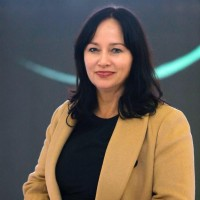
#> input picture linedraw/libraries/images/andreja.jfif, 200 x 200 px; its folder holds only this picture in this run
$ python -i linedraw.py   (imports and definitions only)
#> lines starting #> are read from the running program, lines starting #| are printed output that depends on the picture; after the words box and inside, x2 and y2 are one past the last pixel; in counts of white or black regions, pixels touching at a corner belong together
### linedraw/libraries/perlin.py
#Perlin Noise
#Based on Javascript from p5.js (https://github.com/processing/p5.js/blob/master/src/math/noise.js)

import math
import random

PERLIN_YWRAPB = 4
PERLIN_YWRAP = 1<<PERLIN_YWRAPB
PERLIN_ZWRAPB = 8
PERLIN_ZWRAP = 1<<PERLIN_ZWRAPB
PERLIN_SIZE = 4095

perlin_octaves = 4
perlin_amp_falloff = 0.5

def scaled_cosine(i):
    return 0.5*(1.0-math.cos(i*math.pi))

perlin = None

def noise(x,y=0,z=0):
    global perlin
    if perlin == None:
        perlin = []
        for i in range(0,PERLIN_SIZE+1):
            perlin.append(random.random())
    if x<0:x=-x
    if y<0:y=-y
    if z<0:z=-z

    xi,yi,zi = int(x),int(y),int(z)
    xf = x-xi
    yf = y-yi
    zf = z-zi
    rxf = ryf = None

    r = 0
    ampl = 0.5

    n1 = n2 = n3 = None
    for o in range(0,perlin_octaves):
        of=xi+(yi<<PERLIN_YWRAPB)+(zi<<PERLIN_ZWRAPB)

        rxf = scaled_cosine(xf)
        ryf = scaled_cosine(yf)

        n1  = perlin[of&PERLIN_SIZE]
        n1 += rxf*(perlin[(of+1)&PERLIN_SIZE]-n1)
        n2  = perlin[(of+PERLIN_YWRAP)&PERLIN_SIZE]
        n2 += rxf*(perlin[(of+PERLIN_YWRAP+1)&PERLIN_SIZE]-n2)
        n1 += ryf*(n2-n1)

        of += PERLIN_ZWRAP
        n2  = perlin[of&PERLIN_SIZE]
        n2 += rxf*(perlin[(of+1)&PERLIN_SIZE]-n2)
        n3  = perlin[(of+PERLIN_YWRAP)&PERLIN_SIZE]
        n3 += rxf*(perlin[(of+PERLIN_YWRAP+1)&PERLIN_SIZE]-n3)
        n2 += ryf*(n3-n2)

        n1 += scaled_cosine(zf)*(n2-n1)

        r += n1*ampl
        ampl *= perlin_amp_falloff
        xi<<=1
        xf*=2
        yi<<=1
        yf*=2
        zi<<=1
        zf*=2

        if (xf>=1.0): xi+=1; xf-=1
        if (yf>=1.0): yi+=1; yf-=1
        if (zf>=1.0): zi+=1; zf-=1
    return r

def noiseDetail(lod, falloff):
    if lod>0:perlin_octaves=lod
    if falloff>0:perlin_amp_falloff=falloff


class LCG():
    # [5 lines left out: function __init__, not called in this run]
    def setSeed(self,val=None):
        self.z = self.seed = (math.random()*self.m if val == None else val) >> 0
    def getSeed(self):
        return self.seed
    def rand(self):
        self.z = (self.a * self.z + self.c) % self.m
        return self.z/self.m


# [6 lines left out: function noiseSeed, not called in this run]


### linedraw/libraries/strokesort.py
from random import *
from PIL import Image, ImageDraw, ImageOps
from util import *


def sortlines(lines):
    print("optimizing stroke sequence...")
    clines = lines[:]
    slines = [clines.pop(0)]
    while clines != []:
        x,s,r = None,1000000,False
        for l in clines:
            d = distsum(l[0],slines[-1][-1])
            dr = distsum(l[-1],slines[-1][-1])
            if d < s:
                x,s,r = l[:],d,False
            if dr < s:
                x,s,r = l[:],s,True

        clines.remove(x)
        if r == True:
            x = x[::-1]
        slines.append(x)
    return slines

# [13 lines left out: function visualize, not called in this run]

# [6 lines that do not run on import are left out]

### linedraw/libraries/util.py
# [6 lines left out: function midpt, not called in this run]

def distsum(*args):
    return sum([ ((args[i][0]-args[i-1][0])**2 + (args[i][1]-args[i-1][1])**2)**0.5 for i in range(1,len(args))])

### linedraw/libraries/linedraw.py
from random import *
import math
import argparse


from PIL import Image, ImageDraw, ImageOps

from filters import *
from strokesort import *
import perlin
from util import *

no_cv = False
export_path_2 = "C:/Users/300ju/Desktop/DxPackage/linedraw/output/outOriginal.svg"
export_path = "C:/Users/300ju/Desktop/DxPackage/linedraw/output/out.svg"
export_path_normal = "C:/Users/300ju/Desktop/DxPackage/linedraw/output/out.svg"
draw_contours = True
draw_hatch = True
show_bitmap = False
resolution = 1024
hatch_size = 16
contour_simplify = 2

try:
    import numpy as np
    import cv2
except:
    print("Cannot import numpy/openCV. Switching to NO_CV mode.")
    no_cv = True

def find_edges(IM):
    print("finding edges...")
    if no_cv:
        #appmask(IM,[F_Blur])
        appmask(IM,[F_SobelX,F_SobelY])
    else:
        im = np.array(IM)
        im = cv2.GaussianBlur(im,(3,3),0)
        im = cv2.Canny(im,100,200)
        IM = Image.fromarray(im)
    return IM.point(lambda p: p > 128 and 255)


def getdots(IM):
    print("getting contour points...")
    PX = IM.load()
    dots = []
    w,h = IM.size
    for y in range(h-1):
        row = []
        for x in range(1,w):
            if PX[x,y] == 255:
                if len(row) > 0:
                    if x-row[-1][0] == row[-1][-1]+1:
                        row[-1] = (row[-1][0],row[-1][-1]+1)
                    else:
                        row.append((x,0))
                else:
                    row.append((x,0))
        dots.append(row)
    return dots

def connectdots(dots):
    print("connecting contour points...")
    contours = []
    for y in range(len(dots)):
        for x,v in dots[y]:
            if v > -1:
                if y == 0:
                    contours.append([(x,y)])
                else:
                    closest = -1
                    cdist = 100
                    for x0,v0 in dots[y-1]:
                        if abs(x0-x) < cdist:
                            cdist = abs(x0-x)
                            closest = x0

                    if cdist > 3:
                        contours.append([(x,y)])
                    else:
                        found = 0
                        for i in range(len(contours)):
                            if contours[i][-1] == (closest,y-1):
                                contours[i].append((x,y,))
                                found = 1
                                break
                        if found == 0:
                            contours.append([(x,y)])
        for c in contours:
            if c[-1][1] < y-1 and len(c)<4:
                contours.remove(c)
    return contours


def getcontours(IM,sc=2):
    print("generating contours...")
    IM = find_edges(IM)
    IM1 = IM.copy()
    IM2 = IM.rotate(-90,expand=True).transpose(Image.FLIP_LEFT_RIGHT)
    dots1 = getdots(IM1)
    contours1 = connectdots(dots1)
    dots2 = getdots(IM2)
    contours2 = connectdots(dots2)

    for i in range(len(contours2)):
        contours2[i] = [(c[1],c[0]) for c in contours2[i]]
    contours = contours1+contours2

    for i in range(len(contours)):
        for j in range(len(contours)):
            if len(contours[i]) > 0 and len(contours[j])>0:
                if distsum(contours[j][0],contours[i][-1]) < 8:
                    contours[i] = contours[i]+contours[j]
                    contours[j] = []

    for i in range(len(contours)):
        contours[i] = [contours[i][j] for j in range(0,len(contours[i]),8)]


    contours = [c for c in contours if len(c) > 1]

    for i in range(0,len(contours)):
        contours[i] = [(v[0]*sc,v[1]*sc) for v in contours[i]]

    for i in range(0,len(contours)):
        for j in range(0,len(contours[i])):
            contours[i][j] = int(contours[i][j][0]+10*perlin.noise(i*0.5,j*0.1,1)),int(contours[i][j][1]+10*perlin.noise(i*0.5,j*0.1,2))

    return contours


def hatch(IM,sc=16):
    print("hatching...")
    PX = IM.load()
    w,h = IM.size
    lg1 = []
    lg2 = []
    for x0 in range(w):
        for y0 in range(h):
            x = x0*sc
            y = y0*sc
            if PX[x0,y0] > 144:
                pass

            elif PX[x0,y0] > 64:
                lg1.append([(x,y+sc/4),(x+sc,y+sc/4)])
            elif PX[x0,y0] > 16:
                lg1.append([(x,y+sc/4),(x+sc,y+sc/4)])
                lg2.append([(x+sc,y),(x,y+sc)])

            else:
                lg1.append([(x,y+sc/4),(x+sc,y+sc/4)])
                lg1.append([(x,y+sc/2+sc/4),(x+sc,y+sc/2+sc/4)])
                lg2.append([(x+sc,y),(x,y+sc)])

    lines = [lg1,lg2]
    for k in range(0,len(lines)):
        for i in range(0,len(lines[k])):
            for j in range(0,len(lines[k])):
                if lines[k][i] != [] and lines[k][j] != []:
                    if lines[k][i][-1] == lines[k][j][0]:
                        lines[k][i] = lines[k][i]+lines[k][j][1:]
                        lines[k][j] = []
        lines[k] = [l for l in lines[k] if len(l) > 0]
    lines = lines[0]+lines[1]

    for i in range(0,len(lines)):
        for j in range(0,len(lines[i])):
            lines[i][j] = int(lines[i][j][0]+sc*perlin.noise(i*0.5,j*0.1,1)),int(lines[i][j][1]+sc*perlin.noise(i*0.5,j*0.1,2))-j
    return lines

def sketchOriginal(IM):
    w,h = IM.size

    IM = IM.convert("L")
    IM=ImageOps.autocontrast(IM,10)

    lines = []
    if draw_contours:
        lines += getcontours(IM.resize((resolution//contour_simplify,resolution//contour_simplify*h//w)),contour_simplify)
    if draw_hatch:
        lines += hatch(IM.resize((resolution//hatch_size,resolution//hatch_size*h//w)),hatch_size)

    lines = sortlines(lines)
    if show_bitmap:
        disp = Image.new("RGB",(resolution,resolution*h//w),(255,255,255))
        draw = ImageDraw.Draw(disp)
        for l in lines:
            draw.line(l,(0,0,0),5)
        disp.show()

    # original not rotated
    f = open(export_path_2,'w')
    f.write(makesvg(lines))
    f.close()

    print(len(lines),"strokes.")
    print("done.")
    return [w,h,lines]

# [70 lines left out: functions sketchIM, sketch, not called in this run]


def makesvg(lines):
    print("generating svg file...")
    out = '<svg xmlns="http://www.w3.org/2000/svg" version="1.1">'
    for l in lines:
        l = ",".join([str(p[0]*0.5)+","+str(p[1]*0.5) for p in l])
        out += '<polyline points="'+l+'" stroke="black" stroke-width="2" fill="none" />\n'
    out += '</svg>'
    return out


# [44 lines not run here, left out]

>>> from PIL import Image
>>> picture = Image.open('images/andreja.jfif')
#> picture is the input picture: PIL image 200x200 RGB; mean R, G, B 100.2, 90.6, 81.5
>>> result = sketchOriginal(picture)
#> in sketchOriginal, `IM = IM.convert("L")`:
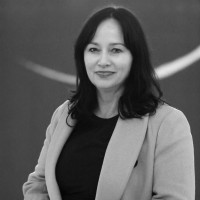
#> IM: PIL image 200x200 L; min 2, max 232, mean 92.4
#> in sketchOriginal, `IM=ImageOps.autocontrast(IM,10)`:
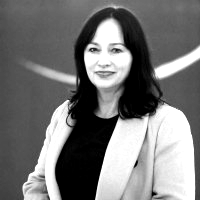
#> IM: PIL image 200x200 L; min 0, max 255, mean 118.8
#> in find_edges, `im = np.array(IM)`:
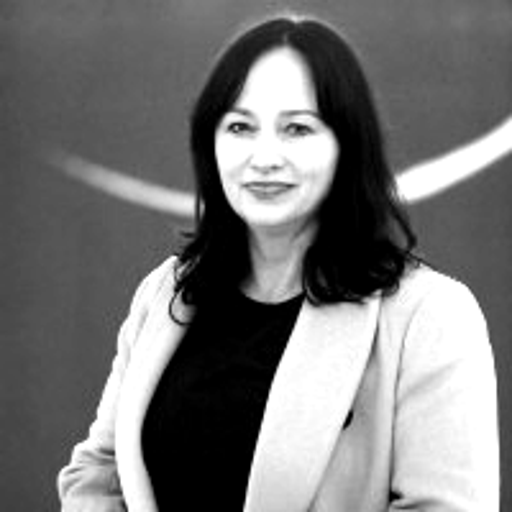
#> im: shape (512, 512); min 0, max 255, mean 118.8
#> in find_edges, `im = cv2.Canny(im,100,200)`:
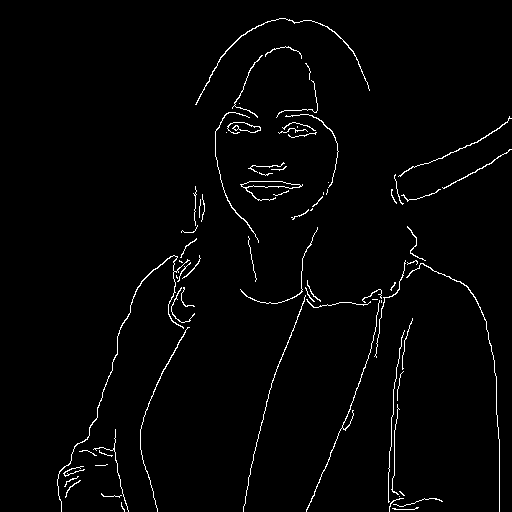
#> im: shape (512, 512); 2% white in thin lines or dots, all inside (x1, y1, x2, y2) = (57, 18, 512, 512)
#> in getcontours, `IM2 = IM.rotate(-90,expand=True).transpose(Image.FLIP_LEFT_RIGHT)`:
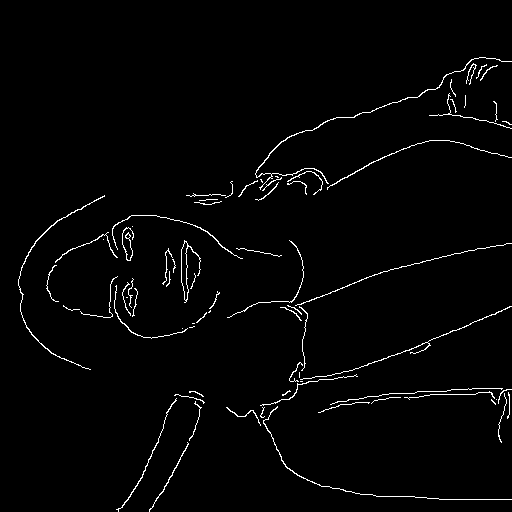
#> IM2: PIL image 512x512 L; 2% white in thin lines or dots, all inside (x1, y1, x2, y2) = (18, 57, 512, 512)
#> in getcontours, `dots1 = getdots(IM1)`: dots1 = 511 items, first 6: [], [], [], [], [], []
#> after the loop in connectdots, `for y in range(len(dots)):`: contours = 96 items
#> in getcontours, `dots2 = getdots(IM2)`: dots2 = 511 items, first 6: [], [], [], [], [], []
#> in getcontours, `contours2 = connectdots(dots2)`: contours2 = 103 items
#> the loop in getcontours, `for i in range(len(contours2)):` made 103 passes
#> in getcontours, `contours = contours1+contours2`: contours = 199 items
#> in getcontours, `contours = [c for c in contours if len(c) > 1]`: contours = 78 items
#> the loop in getcontours, `for i in range(0,len(contours)):` made 78 passes
#> the loop in getcontours, `for i in range(0,len(contours)):` made 78 passes
#> the loop in makesvg, `for l in lines:` made 482 passes
#> l on passes 6, 14, 16: [(904, 309), (870, 325)], [(645, 612), (661, 612), (678, 611)], [(824, 460), (808, 473)]
#| 482 strokes.
